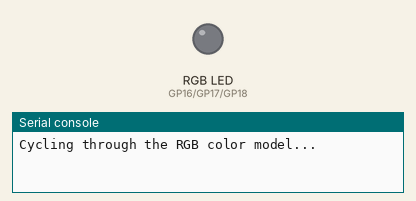
This program was run on a simulated Raspberry Pi Pico running MicroPython. On the bench: an RGB LED mixed from three pins (HIGH = lit), the last lines printed to the serial console. Dim RGB values are drawn brighter than linear.

Above: at 0.15 s.
At 7.9 s:
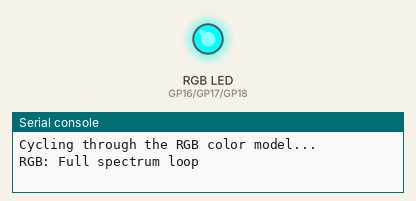
At 11.5 s:
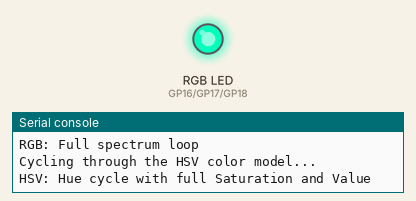
At 15.6 s:
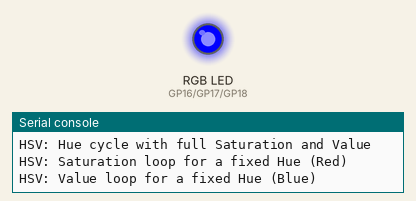
At 23.5 s:
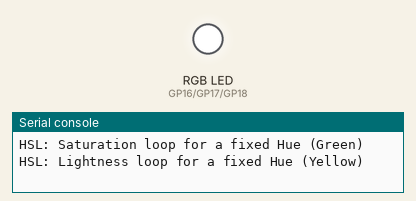
At 38.7 s:
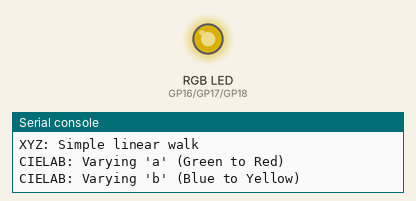
Timing chart, 0 to 40.0 s (numbered marks = the images above):
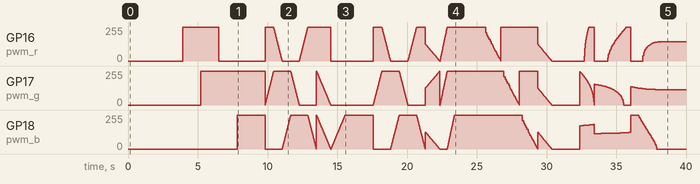

The program:

picoColorModels2.py
```python
# The following script demonstrates a wide range of color models by
# cycling through their full color spectrum and converting the
# values to RGB to drive a connected RGB LED.

# --- Hardware Setup ---
# Connect the RGB LED's Red pin to a GPIO pin (e.g., GP0).
# Connect the Green pin to another GPIO pin (e.g., GP1).
# Connect the Blue pin to a third GPIO pin (e.g., GP2).
# Connect the common cathode (long pin) to a GND pin on the Pico.
# Remember to use current-limiting resistors for each LED pin (e.g., 220 Ohm).

from machine import Pin, PWM
import time
import math

# Define the pins for the Red, Green, and Blue LEDs.
# These pins must support PWM. GP0, GP1, GP2 are excellent choices.
RED_PIN = 16
GREEN_PIN = 17
BLUE_PIN = 18

# Set up the PWM objects for each color channel.
# PWM frequency is set to 1000 Hz, which is a good default.
pwm_r = PWM(Pin(RED_PIN))
pwm_g = PWM(Pin(GREEN_PIN))
pwm_b = PWM(Pin(BLUE_PIN))
pwm_r.freq(1000)
pwm_g.freq(1000)
pwm_b.freq(1000)

def set_rgb_color(r, g, b):
    """
    Sets the RGB LED color using 8-bit values (0-255).
    The MicroPython PWM duty cycle is 16-bit (0-65535), so we scale the values.
    """
    # Scale 8-bit (0-255) to 16-bit (0-65535) for PWM.
    # We multiply by 257 because 255 * 257 = 65535, which provides a nice scaling.
    pwm_r.duty_u16(r * 257)
    pwm_g.duty_u16(g * 257)
    pwm_b.duty_u16(b * 257)

# --- Color Conversion Functions ---

def hsv_to_rgb(h, s, v):
    """
    Converts a color from the HSV model to the RGB model.
    h: Hue (0-1), s: Saturation (0-1), v: Value (0-1)
    """
    if s == 0.0:
        return int(v * 255), int(v * 255), int(v * 255)

    i = math.floor(h * 6.0)
    f = h * 6.0 - i

    p = v * (1.0 - s)
    q = v * (1.0 - f * s)
    t = v * (1.0 - (1.0 - f) * s)

    i = int(i) % 6

    if i == 0:
        r, g, b = v, t, p
    elif i == 1:
        r, g, b = q, v, p
    elif i == 2:
        r, g, b = p, v, t
    elif i == 3:
        r, g, b = p, q, v
    elif i == 4:
        r, g, b = t, p, v
    elif i == 5:
        r, g, b = v, p, q

    return int(r * 255), int(g * 255), int(b * 255)

def hsl_to_rgb(h, s, l):
    """
    Converts a color from the HSL model to the RGB model.
    h: Hue (0-1), s: Saturation (0-1), l: Lightness (0-1)
    """
    def hue_to_rgb(p, q, t):
        if t < 0: t += 1
        if t > 1: t -= 1
        if t < 1/6: return p + (q - p) * 6 * t
        if t < 1/2: return q
        if t < 2/3: return p + (q - p) * (2/3 - t) * 6
        return p

    if s == 0:
        return int(l * 255), int(l * 255), int(l * 255)

    q = l * (1 + s) if l < 0.5 else l + s - l * s
    p = 2 * l - q

    r = hue_to_rgb(p, q, h + 1/3)
    g = hue_to_rgb(p, q, h)
    b = hue_to_rgb(p, q, h - 1/3)

    return int(r * 255), int(g * 255), int(b * 255)

def cmy_to_rgb(c, m, y):
    """
    Converts a CMY color (0-1) to RGB (0-255).
    """
    r = (1 - c) * 255
    g = (1 - m) * 255
    b = (1 - y) * 255
    return int(r), int(g), int(b)

def cmyk_to_rgb(c, m, y, k):
    """
    Converts a CMYK color (0-1) to RGB (0-255).
    """
    r = (1 - c) * (1 - k)
    g = (1 - m) * (1 - k)
    b = (1 - y) * (1 - k)
    return int(r * 255), int(g * 255), int(b * 255)

def xyz_to_rgb(x, y, z):
    """
    Converts XYZ color space values to sRGB.
    This is a linear transformation.
    Values are expected to be between 0 and 1.
    """
    # Inverse of the sRGB matrix (standard D65 illuminant).
    # This matrix is used to convert from XYZ to linear RGB.
    r = 3.2406 * x - 1.5372 * y - 0.4986 * z
    g = -0.9689 * x + 1.8758 * y + 0.0415 * z
    b = 0.0557 * x - 0.2040 * y + 1.0570 * z

    # Apply a gamma correction for sRGB, clamping values between 0 and 1.
    r = max(0, min(1, r))
    g = max(0, min(1, g))
    b = max(0, min(1, b))

    # Gamma correction
    r = r * 12.92 if r <= 0.0031308 else 1.055 * math.pow(r, 1/2.4) - 0.055
    g = g * 12.92 if g <= 0.0031308 else 1.055 * math.pow(g, 1/2.4) - 0.055
    b = b * 12.92 if b <= 0.0031308 else 1.055 * math.pow(b, 1/2.4) - 0.055

    return int(r * 255), int(g * 255), int(b * 255)

def cielab_to_rgb(l, a, b):
    """
    Converts CIELAB values to RGB.
    First converts CIELAB to XYZ, then XYZ to RGB.
    L: 0-100, a: -128-127, b: -128-127
    """
    # Reference white point (D65)
    xn, yn, zn = 0.95047, 1.0, 1.08883

    fy = (l + 16) / 116.0
    fx = a / 500.0 + fy
    fz = fy - b / 200.0

    # Calculate X, Y, Z from f(x), f(y), f(z)
    def f_inv(t):
        if t > 0.20689655: # (6/29)
            return t**3
        else:
            return 3 * (t**2) * 0.20689655 # Approximation of the linear part

    x = xn * f_inv(fx)
    y = yn * f_inv(fy)
    z = zn * f_inv(fz)

    return xyz_to_rgb(x, y, z)

def ryb_to_rgb(r, y, b):
    """
    A simplified conversion from RYB (Red, Yellow, Blue) to RGB.
    This model is conceptual and often used in art.
    Values are expected to be between 0 and 1.
    """
    ryb_matrix = [
        [1.0, 1.0, 0.0],
        [1.0, 0.0, 0.0],
        [0.0, 1.0, 0.0],
    ]

    # A simplified blend of RYB to RGB
    red = r - min(y, r) - min(b, r) + min(y, r, b)
    green = y - min(y, r) - min(y, b) + min(y, r, b)
    blue = b - min(b, r) - min(b, y) + min(y, r, b)

    # This is a very simple approximation.
    # A more accurate model is complex and relies on a cube mapping.
    # We will use the following blend as a conceptual model.
    r_out = r + 0.5 * y
    g_out = 0.5 * r + y + 0.5 * b
    b_out = 0.5 * y + b

    # Normalize values to 0-1 and convert to 0-255
    total = max(r_out, g_out, b_out, 1.0)
    r_out /= total
    g_out /= total
    b_out /= total

    return int(r_out * 255), int(g_out * 255), int(b_out * 255)

# --- Looping Functions for Each Model ---

def rgb_model_loop():
    print("Cycling through the RGB color model...")
    for i in range(256):
        set_rgb_color(i, 0, 0)
        time.sleep(0.005)
    for i in range(256):
        set_rgb_color(0, i, 0)
        time.sleep(0.005)
    for i in range(256):
        set_rgb_color(0, 0, i)
        time.sleep(0.005)
    print("RGB: Full spectrum loop")
    for i in range(256):
        set_rgb_color(255, i, 0)
        time.sleep(0.005)
    for i in range(255, -1, -1):
        set_rgb_color(i, 255, 0)
        time.sleep(0.005)
    for i in range(256):
        set_rgb_color(0, 255, i)
        time.sleep(0.005)

def hsv_model_loop():
    print("Cycling through the HSV color model...")
    print("HSV: Hue cycle with full Saturation and Value")
    for h in range(361): # Hue (0-360)
        r, g, b = hsv_to_rgb(h / 360.0, 1.0, 1.0)
        set_rgb_color(r, g, b)
        time.sleep(0.01)

    print("HSV: Saturation loop for a fixed Hue (Red)")
    for s in range(101): # Saturation (0-100)
        r, g, b = hsv_to_rgb(0, s / 100.0, 1.0)
        set_rgb_color(r, g, b)
        time.sleep(0.01)

    print("HSV: Value loop for a fixed Hue (Blue)")
    for v in range(101): # Value (0-100)
        r, g, b = hsv_to_rgb(240/360.0, 1.0, v / 100.0)
        set_rgb_color(r, g, b)
        time.sleep(0.01)

def hsl_model_loop():
    print("Cycling through the HSL color model...")
    print("HSL: Hue cycle with full Saturation and neutral Lightness")
    for h in range(361): # Hue (0-360)
        r, g, b = hsl_to_rgb(h / 360.0, 1.0, 0.5)
        set_rgb_color(r, g, b)
        time.sleep(0.01)

    print("HSL: Saturation loop for a fixed Hue (Green)")
    for s in range(101): # Saturation (0-100)
        r, g, b = hsl_to_rgb(120/360.0, s / 100.0, 0.5)
        set_rgb_color(r, g, b)
        time.sleep(0.01)

    print("HSL: Lightness loop for a fixed Hue (Yellow)")
    for l in range(101): # Lightness (0-100)
        r, g, b = hsl_to_rgb(60/360.0, 1.0, l / 100.0)
        set_rgb_color(r, g, b)
        time.sleep(0.01)

def cmyk_cmy_loop():
    print("Cycling through the CMY and CMYK color models...")
    print("CMY: Cyan to Magenta to Yellow loop")
    for i in range(256):
        c, m, y = i/255.0, 0, 0
        r, g, b = cmy_to_rgb(c, m, y)
        set_rgb_color(r, g, b)
        time.sleep(0.005)
    for i in range(256):
        c, m, y = 0, i/255.0, 0
        r, g, b = cmy_to_rgb(c, m, y)
        set_rgb_color(r, g, b)
        time.sleep(0.005)
    for i in range(256):
        c, m, y = 0, 0, i/255.0
        r, g, b = cmy_to_rgb(c, m, y)
        set_rgb_color(r, g, b)
        time.sleep(0.005)

    print("CMYK: Varying Black (K) value")
    for k in range(101): # Vary black ink from 0 to 100%
        c, m, y = 0.5, 0.5, 0.5 # A fixed CMY value
        r, g, b = cmyk_to_rgb(c, m, y, k / 100.0)
        set_rgb_color(r, g, b)
        time.sleep(0.01)

def xyz_cielab_loop():
    print("Cycling through the XYZ and CIELAB color models...")
    print("XYZ: Simple linear walk")
    for i in range(101):
        x, y, z = i/100.0, 0.5, 0.5
        r, g, b = xyz_to_rgb(x, y, z)
        set_rgb_color(r, g, b)
        time.sleep(0.01)

    print("CIELAB: Varying 'a' (Green to Red)")
    for a in range(-128, 128, 5):
        r, g, b = cielab_to_rgb(50, a, 0)
        set_rgb_color(r, g, b)
        time.sleep(0.05)

    print("CIELAB: Varying 'b' (Blue to Yellow)")
    for b in range(-128, 128, 5):
        r, g, b = cielab_to_rgb(50, 0, b)
        set_rgb_color(r, g, b)
        time.sleep(0.05)

def ryb_preucil_loop():
    print("Cycling through the RYB and Preucil models...")
    print("RYB: Primary and secondary color transition")
    # Red to Orange to Yellow
    for i in range(101):
        r, y, b = 1.0, i/100.0, 0
        r_out, g_out, b_out = ryb_to_rgb(r, y, b)
        set_rgb_color(r_out, g_out, b_out)
        time.sleep(0.01)

    # Yellow to Green
    for i in range(101):
        r, y, b = 0, 1.0, i/100.0
        r_out, g_out, b_out = ryb_to_rgb(r, y, b)
        set_rgb_color(r_out, g_out, b_out)
        time.sleep(0.01)

    print("Preucil Hue Circle: Conceptual walk")
    # This is a conceptual representation as the Preucil circle
    # is a specific, subtractive model for printing.
    # We will simulate a smooth transition through its major hues.
    hues = [(1.0, 0.0, 0.0), # Red
            (1.0, 0.5, 0.0), # Orange
            (1.0, 1.0, 0.0), # Yellow
            (0.0, 1.0, 0.0), # Green
            (0.0, 0.0, 1.0), # Blue
            (0.5, 0.0, 1.0)] # Violet

    for i in range(len(hues)):
        current = hues[i]
        next = hues[(i+1)%len(hues)]
        for j in range(101):
            r = current[0] + (next[0] - current[0]) * j/100.0
            g = current[1] + (next[1] - current[1]) * j/100.0
            b = current[2] + (next[2] - current[2]) * j/100.0
            set_rgb_color(int(r*255), int(g*255), int(b*255))
            time.sleep(0.01)

def ciecamo2_loop():
    print("Demonstrating a conceptual CIECAM02 loop...")
    # CIECAM02 is a perceptual model, so a direct mathematical loop is not practical.
    # This loop simulates the effect of changing "lightness" and "chroma"
    # on a specific hue, which is a core concept of CIECAM02.
    # We will use Red as our base hue.

    print("CIECAM02: Varying Chroma for Red")
    for c in range(0, 256, 16):
        # A simple approximation: increase red while desaturating other colors
        r = 255
        g = 255 - c
        b = 255 - c
        set_rgb_color(r, g, b)
        time.sleep(0.02)

    print("CIECAM02: Varying Lightness for Red")
    for l in range(0, 256, 16):
        # A simple approximation: increase lightness of a base red
        set_rgb_color(l, 0, 0)
        time.sleep(0.02)

def main():
    """
    The main function that orchestrates the color model demonstrations.
    """
    while True:
        rgb_model_loop()
        time.sleep(2)

        hsv_model_loop()
        time.sleep(2)

        hsl_model_loop()
        time.sleep(2)

        cmyk_cmy_loop()
        time.sleep(2)

        xyz_cielab_loop()
        time.sleep(2)

        ryb_preucil_loop()
        time.sleep(2)

        ciecamo2_loop()
        time.sleep(2)

if __name__ == "__main__":
    main()
```
